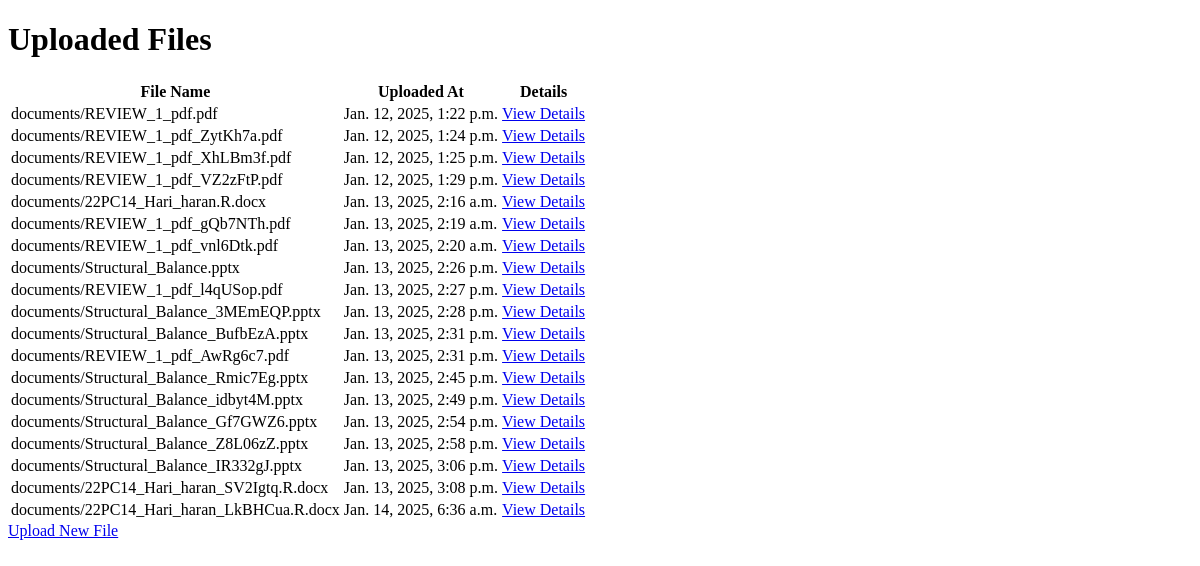
The page /files/ on the database as committed earlier.
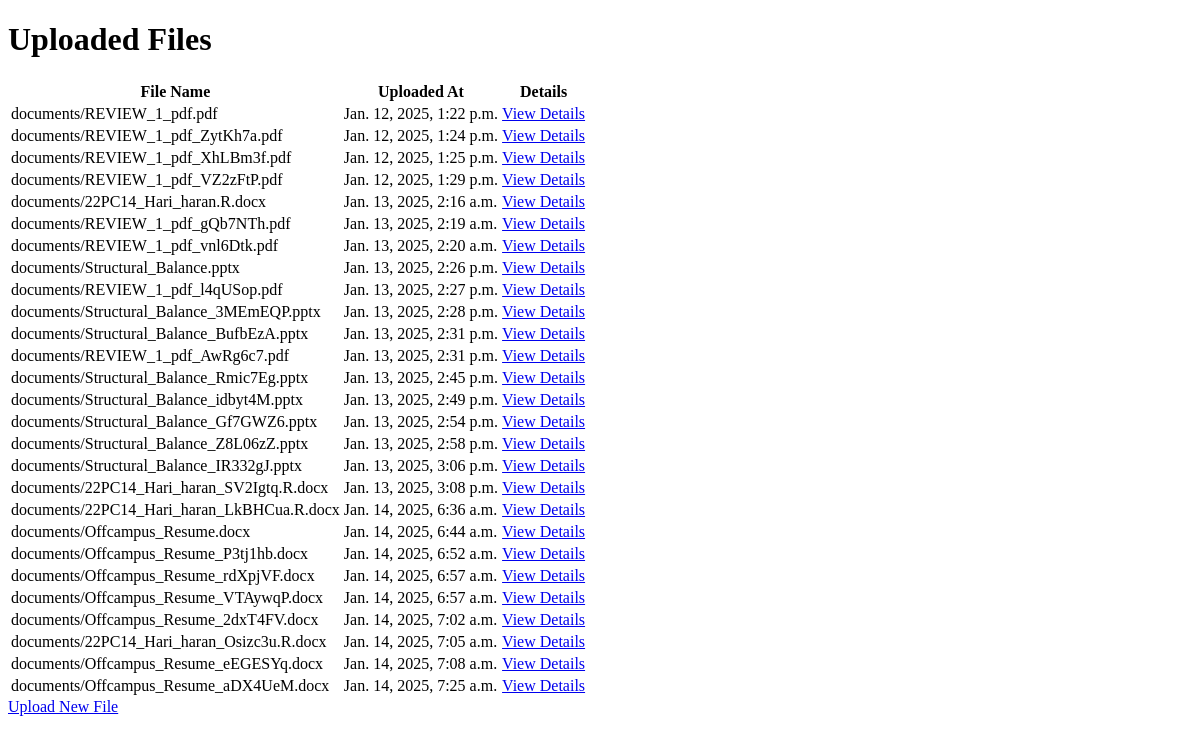
The same page on the database as committed later.
### Student/models.py (models this page shows, shortened)
class UploadFile(models.Model):
    upload_file = models.FileField(null=False,upload_to='documents/',validators=[FileExtensionValidator(['pdf', 'docx','pptx'])])
    uploaded_at = models.DateTimeField(auto_now_add=True)
    student_options = models.CharField(choices=STUDENT_CHOICE,max_length=30)
    keywords = models.TextField(null=True, blank=True)
    summary = models.TextField(null=True, blank=True)
    class Meta:
        verbose_name_plural = 'File Upload'

### Student/views.py (the view)
# urls.py: path('files/', views.file_list, name='file_list'),
def file_list(request):
    files = UploadFile.objects.all()
    return render(request, 'file_list.html', {'files': files})

### templates/file_list.html (shortened to what this page needs)
<!DOCTYPE html>
<html>
<head>
</head>
<body>
    <h1>Uploaded Files</h1>
    <table>
        <thead>
            <tr>
                <th>File Name</th>
                <th>Uploaded At</th>
                <th>Details</th>
            </tr>
        </thead>
        <tbody>
            {% for file in files %}
            <tr>
                <td>{{ file.upload_file.name }}</td>
                <td>{{ file.uploaded_at }}</td>
                <td><a href="{% url 'file_detail' pk=file.pk %}">View Details</a></td>
            </tr>
            {% endfor %}
        </tbody>
    </table>
    <a href="{% url 'upload_file' %}">Upload New File</a>
</body>
</html>

Rows that differ between the two databases and show on the page:
added UploadFile: upload_file.name "documents/Offcampus_Resume.docx", uploaded_at "Jan. 14, 2025, 6:44 a.m."
added UploadFile: upload_file.name "documents/Offcampus_Resume_P3tj1hb.docx", uploaded_at "Jan. 14, 2025, 6:52 a.m."
added UploadFile: upload_file.name "documents/Offcampus_Resume_rdXpjVF.docx", uploaded_at "Jan. 14, 2025, 6:57 a.m."
added UploadFile: upload_file.name "documents/Offcampus_Resume_VTAywqP.docx", uploaded_at "Jan. 14, 2025, 6:57 a.m."
added UploadFile: upload_file.name "documents/Offcampus_Resume_2dxT4FV.docx", uploaded_at "Jan. 14, 2025, 7:02 a.m."
added UploadFile: upload_file.name "documents/22PC14_Hari_haran_Osizc3u.R.docx", uploaded_at "Jan. 14, 2025, 7:05 a.m."
added UploadFile: upload_file.name "documents/Offcampus_Resume_eEGESYq.docx", uploaded_at "Jan. 14, 2025, 7:08 a.m."
added UploadFile: upload_file.name "documents/Offcampus_Resume_aDX4UeM.docx", uploaded_at "Jan. 14, 2025, 7:25 a.m."
